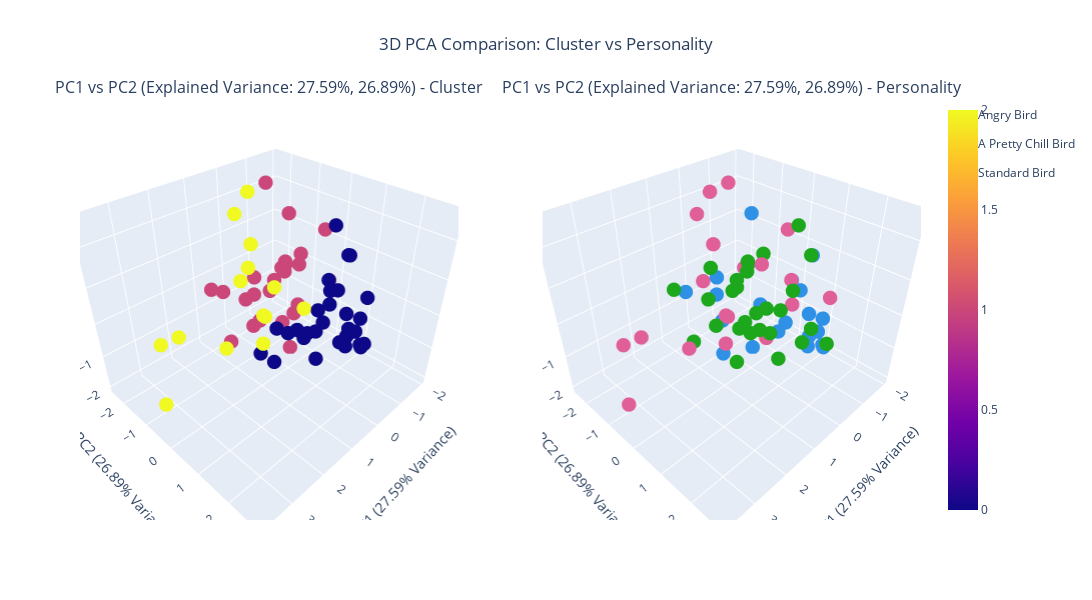

Source (notebook cell):
### Code cell
# Assuming `pca_df` contains the columns: ['PC1', 'PC2', 'PC3', 'Cluster', 'Personality']

# Create a 3D scatter plot for Cluster
fig1 = px.scatter_3d(pca_df, x='PC1', y='PC2', z='PC3', color='Cluster',
                     color_discrete_sequence=px.colors.qualitative.Dark24, size_max=10)
fig1.update_traces(marker=dict(size=5))

# Create a 3D scatter plot for Personality
fig2 = px.scatter_3d(pca_df, x='PC1', y='PC2', z='PC3', color='Personality',
                     color_discrete_sequence=px.colors.qualitative.Dark24, size_max=10)
fig2.update_traces(marker=dict(size=5))

# Create subplots
fig = make_subplots(rows=1, cols=2, 
                    specs=[[{'type': 'scatter3d'}, {'type': 'scatter3d'}]], 
                    subplot_titles=(
                        f"PC1 vs PC2 (Explained Variance: {pca.explained_variance_ratio_[0]:.2%}, {pca.explained_variance_ratio_[1]:.2%}) - Cluster",
                        f"PC1 vs PC2 (Explained Variance: {pca.explained_variance_ratio_[0]:.2%}, {pca.explained_variance_ratio_[1]:.2%}) - Personality"
                    ))

# Add the Cluster plot to the first subplot
fig.add_traces(fig1.data, rows=1, cols=1)

# Add the Personality plot to the second subplot
fig.add_traces(fig2.data, rows=1, cols=2)

# Update layout
fig.update_layout(scene=dict(
                        xaxis_title=f'PC1 ({pca.explained_variance_ratio_[0]:.2%} Variance)',
                        yaxis_title=f'PC2 ({pca.explained_variance_ratio_[1]:.2%} Variance)',
                        zaxis_title=f'PC3 ({pca.explained_variance_ratio_[2]:.2%} Variance)'),
                  scene2=dict(
                        xaxis_title=f'PC1 ({pca.explained_variance_ratio_[0]:.2%} Variance)',
                        yaxis_title=f'PC2 ({pca.explained_variance_ratio_[1]:.2%} Variance)',
                        zaxis_title=f'PC3 ({pca.explained_variance_ratio_[2]:.2%} Variance)'),
                  height=600, width=1200, title_text="3D PCA Comparison: Cluster vs Personality", 
                  title_x=0.5)

# Show the plot
fig.show()

### Figure 1 — Plotly figure (JSON) as saved in the notebook; plotly's stock layout.template omitted (floating-point values rounded to 4 significant figures)
{"data": [{"hovertemplate": "PC1=%{x}<br>PC2=%{y}<br>PC3=%{z}<br>Cluster=%{marker.color}<extra></extra>", "legendgroup": "", "marker": {"color": [1, 0, 2, 0, 0, 1, 2, 2, 0, 0, 0, 1, 1, 0, 2, 0, 0, 0, 2, 1, 0, 0, 0, 1, 0, 1, 1, 1, 0, 0, 1, 0, 2, 1, 1, 2, 1, 0, 2, 1, 2, 2, 1, 0, 1, 2, 0, 0, 1, 0, 2, 0, 0, 2, 0, 1, 0, 1, 1, 0, 1, 0, 0, 1, 1, 2, 1], "coloraxis": "coloraxis", "size": 5, "symbol": "circle"}, "mode": "markers", "name": "", "scene": "scene", "showlegend": false, "type": "scatter3d", "x": [0.1657, -1.475, 0.7396, 0.1434, 0.2114, -0.8301, 0.8361, 1.697, 0.55, -0.3636, 0.383, -1.633, -0.1737, 0.8312, 0.4865, -0.9602, -1.091, -0.7262, 2.596, -1.005, -1.035, 0.8646, 0.3616, -0.9091, -0.6994, -0.02166, 0.5872, -0.5754, -0.01663, 0.598, -0.5467, -0.7289, 1.472, -1.76, -0.241, 2.905, -0.365, -0.4534, 3.096, 0.3867, 0.2543, 1.396, -0.3032, 0.4282, -0.1327, 3.729, -0.6205, -0.5193, -0.7496, -0.4824, 1.977, -0.9388, 0.7532, 0.9401, -0.7701, -0.4851, -1.641, 0.1379, -1.512, -0.4284, -0.5452, -1.396, -1.096, 0.8577, -1.26, 1.022, -1.919], "y": [-2.42, 0.6147, -1.124, 1.003, 0.6733, -0.4818, -0.1027, 0.8387, 1.058, 0.9335, 1.223, -1.136, -0.8865, 2.768, -0.08287, 0.9299, 1.381, 1.203, 0.6038, -1.875, 0.4389, 1.015, 0.282, -2.272, 1.713, -1.387, -2.404, -1.937, 1.581, 0.04231, -0.4533, 1.729, 0.09759, -0.1804, -1.359, -1.504, -0.6615, 0.7164, -0.3707, -1.224, -1.198, 0.1154, -0.1423, -0.04454, -0.3402, -0.2229, 0.6674, 0.4504, -0.9057, 1.436, 1.06, 1.379, -0.2984, 1.249, 1.248, -0.6506, 0.2254, -0.1258, -1.508, 1.514, -0.2255, 1.319, 0.3955, -1.344, -1.795, -0.675, -0.5639], "z": [-0.7519, 0.9762, 2.235, 0.3113, -0.6518, 0.5346, -0.04754, 0.8435, -0.1065, 0.5883, -0.8835, 0.2763, -0.1636, 0.7188, 0.6091, 1.308, -0.3683, -0.1298, 0.3647, 2.297, 1.881, 0.1364, -0.633, -0.6711, -0.7957, -1.498, -0.4758, -0.9602, -0.4025, -1.581, -2.04, -0.878, 1.631, -0.2218, -1.415, -0.5842, 0.5536, -0.5046, 0.3939, -0.3287, 2.609, 2.171, -0.5742, -0.6308, 0.6776, -1.058, 0.6562, -0.9703, 0.3554, -0.8752, 0.4023, -0.6969, -1.406, 0.8798, -0.8219, 0.689, -0.3113, -0.6262, 1.409, -0.262, -0.4577, 0.08072, -0.4245, -1.55, -0.7061, 0.7583, 1.118]}, {"hovertemplate": "Personality=Angry Bird<br>PC1=%{x}<br>PC2=%{y}<br>PC3=%{z}<extra></extra>", "legendgroup": "Angry Bird", "marker": {"color": "#2E91E5", "size": 5, "symbol": "circle"}, "mode": "markers", "name": "Angry Bird", "scene": "scene2", "showlegend": true, "type": "scatter3d", "x": [0.1657, -1.475, -1.091, -0.7262, -0.9091, -0.6994, -0.5754, -0.5467, -0.7289, -1.76, -0.241, -0.4534, -0.5193, -0.4824, -0.9388, 0.7532, -0.7701, -1.641, -1.512, -0.5452], "y": [-2.42, 0.6147, 1.381, 1.203, -2.272, 1.713, -1.937, -0.4533, 1.729, -0.1804, -1.359, 0.7164, 0.4504, 1.436, 1.379, -0.2984, 1.248, 0.2254, -1.508, -0.2255], "z": [-0.7519, 0.9762, -0.3683, -0.1298, -0.6711, -0.7957, -0.9602, -2.04, -0.878, -0.2218, -1.415, -0.5046, -0.9703, -0.8752, -0.6969, -1.406, -0.8219, -0.3113, 1.409, -0.4577]}, {"hovertemplate": "Personality=A Pretty Chill Bird<br>PC1=%{x}<br>PC2=%{y}<br>PC3=%{z}<extra></extra>", "legendgroup": "A Pretty Chill Bird", "marker": {"color": "#E15F99", "size": 5, "symbol": "circle"}, "mode": "markers", "name": "A Pretty Chill Bird", "scene": "scene2", "showlegend": true, "type": "scatter3d", "x": [0.7396, 0.2114, -0.8301, 0.8361, 1.697, 2.596, -1.005, 2.905, -0.365, 3.096, 0.2543, 1.396, 3.729, -0.6205, 1.977, -1.396, -1.096, 1.022, -1.919], "y": [-1.124, 0.6733, -0.4818, -0.1027, 0.8387, 0.6038, -1.875, -1.504, -0.6615, -0.3707, -1.198, 0.1154, -0.2229, 0.6674, 1.06, 1.319, 0.3955, -0.675, -0.5639], "z": [2.235, -0.6518, 0.5346, -0.04754, 0.8435, 0.3647, 2.297, -0.5842, 0.5536, 0.3939, 2.609, 2.171, -1.058, 0.6562, 0.4023, 0.08072, -0.4245, 0.7583, 1.118]}, {"hovertemplate": "Personality=Standard Bird<br>PC1=%{x}<br>PC2=%{y}<br>PC3=%{z}<extra></extra>", "legendgroup": "Standard Bird", "marker": {"color": "#1CA71C", "size": 5, "symbol": "circle"}, "mode": "markers", "name": "Standard Bird", "scene": "scene2", "showlegend": true, "type": "scatter3d", "x": [0.1434, 0.55, -0.3636, 0.383, -1.633, -0.1737, 0.8312, 0.4865, -0.9602, -1.035, 0.8646, 0.3616, -0.02166, 0.5872, -0.01663, 0.598, 1.472, 0.3867, -0.3032, 0.4282, -0.1327, -0.7496, 0.9401, -0.4851, 0.1379, -0.4284, 0.8577, -1.26], "y": [1.003, 1.058, 0.9335, 1.223, -1.136, -0.8865, 2.768, -0.08287, 0.9299, 0.4389, 1.015, 0.282, -1.387, -2.404, 1.581, 0.04231, 0.09759, -1.224, -0.1423, -0.04454, -0.3402, -0.9057, 1.249, -0.6506, -0.1258, 1.514, -1.344, -1.795], "z": [0.3113, -0.1065, 0.5883, -0.8835, 0.2763, -0.1636, 0.7188, 0.6091, 1.308, 1.881, 0.1364, -0.633, -1.498, -0.4758, -0.4025, -1.581, 1.631, -0.3287, -0.5742, -0.6308, 0.6776, 0.3554, 0.8798, 0.689, -0.6262, -0.262, -1.55, -0.7061]}], "layout": {"annotations": [{"font": {"size": 16}, "showarrow": false, "text": "PC1 vs PC2 (Explained Variance: 27.59%, 26.89%) - Cluster", "x": 0.225, "xanchor": "center", "xref": "paper", "y": 1, "yanchor": "bottom", "yref": "paper"}, {"font": {"size": 16}, "showarrow": false, "text": "PC1 vs PC2 (Explained Variance: 27.59%, 26.89%) - Personality", "x": 0.775, "xanchor": "center", "xref": "paper", "y": 1, "yanchor": "bottom", "yref": "paper"}], "height": 600, "scene": {"domain": {"x": [0, 0.45], "y": [0, 1]}, "xaxis": {"title": {"text": "PC1 (27.59% Variance)"}}, "yaxis": {"title": {"text": "PC2 (26.89% Variance)"}}, "zaxis": {"title": {"text": "PC3 (20.50% Variance)"}}}, "scene2": {"domain": {"x": [0.55, 1], "y": [0, 1]}, "xaxis": {"title": {"text": "PC1 (27.59% Variance)"}}, "yaxis": {"title": {"text": "PC2 (26.89% Variance)"}}, "zaxis": {"title": {"text": "PC3 (20.50% Variance)"}}}, "title": {"text": "3D PCA Comparison: Cluster vs Personality", "x": 0.5}, "width": 1200}}
